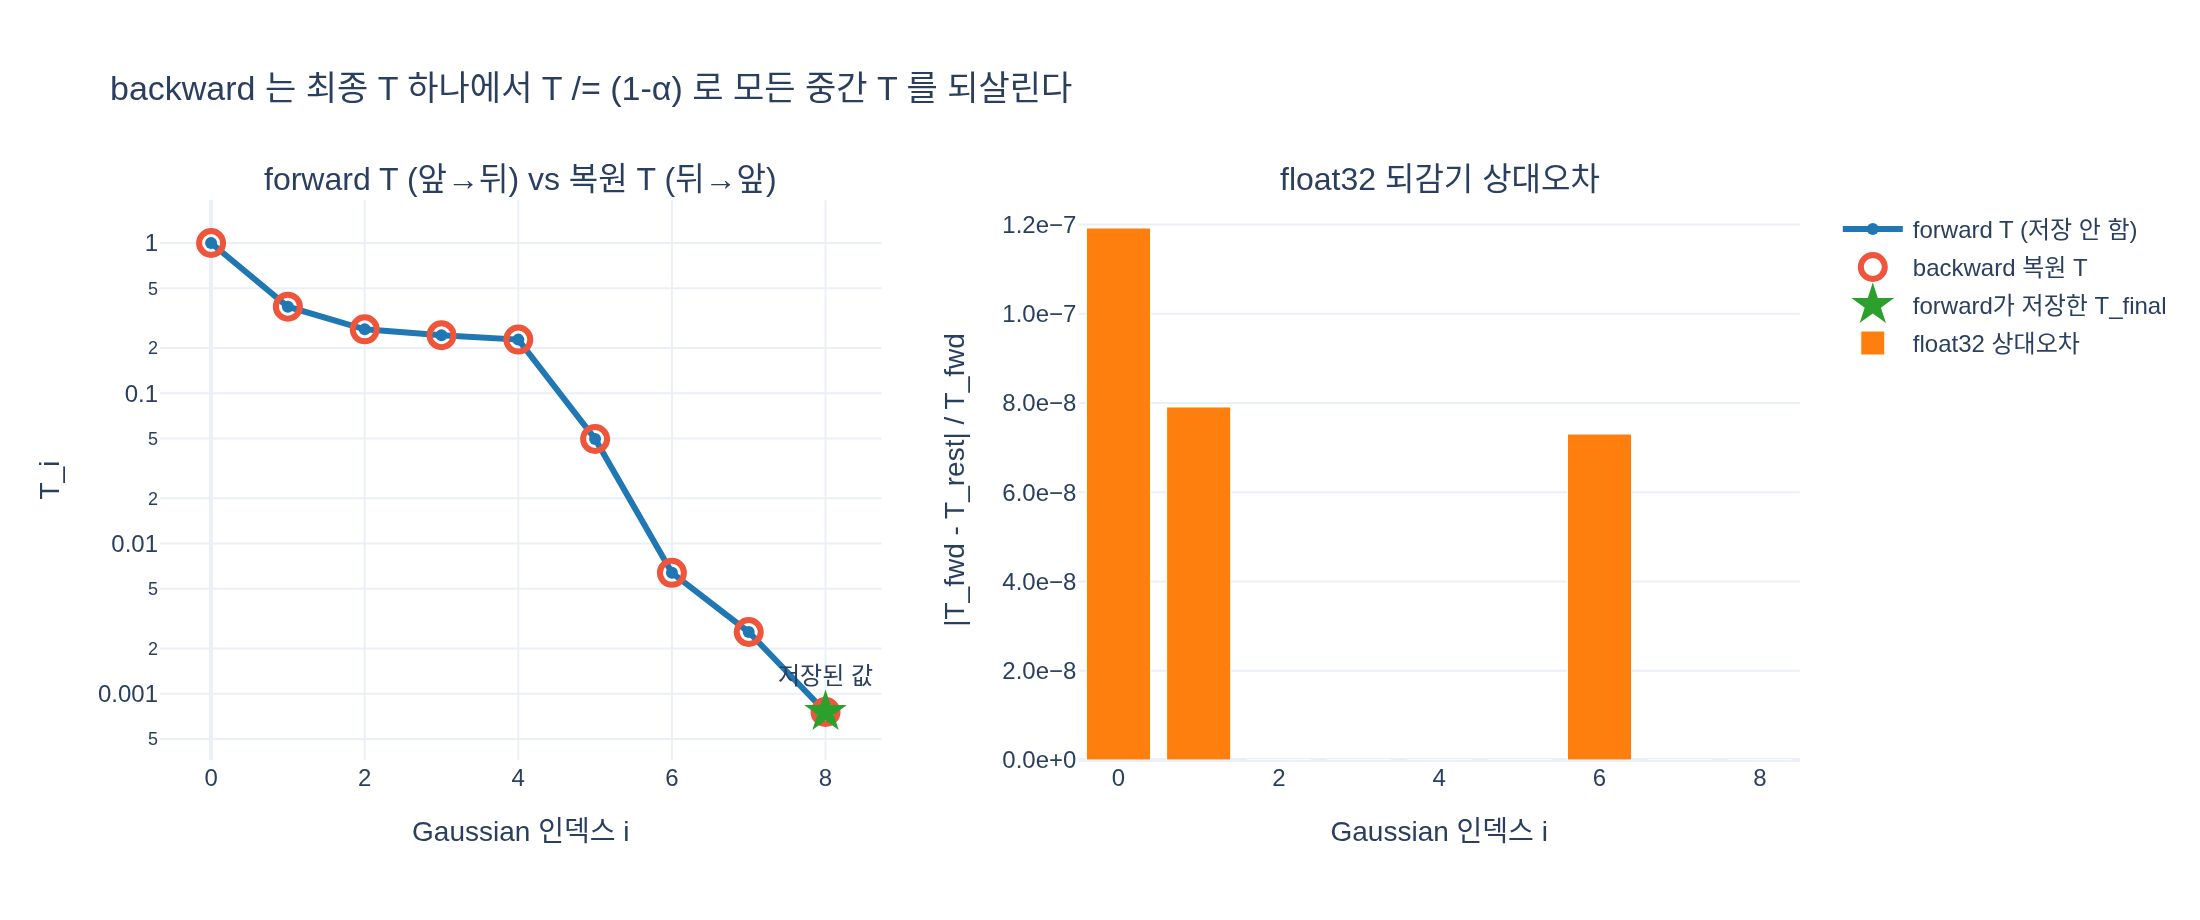

Write the Python code that produced this figure.
# %% [markdown]
# # backward 커널의 투과율 $T$ 되감기
#
# forward 알파 블렌딩:
#
# $$C = \sum_{i} c_i\,\alpha_i\,T_i,\qquad T_0 = 1,\quad T_{i+1} = T_i(1-\alpha_i)$$
#
# forward는 **최종 $T$** 와 **마지막 인덱스**만 저장한다. backward는 같은 목록을
# 뒤→앞으로 훑으며 `T /= (1 - alpha)` 로 중간 $T_i$ 를 복원한다.
#
# 이 스크립트에서 확인할 것:
# 1. 되감기가 forward $T$ 를 정확히 복원 (float64 ~1e-16, float32 ~1e-6)
# 2. 복원한 $T_i$ 와 뒤쪽 누적 색 $S_{i+1}$ 로 $\partial C/\partial\alpha_i$ 계산 → autograd와 일치
# 3. $\alpha=0.999$ / $\alpha=1.0$ 에서 되감기가 깨지는 모습 (MAX_ALPHA=0.99 의 존재 이유)
# 4. forward $T$ vs 복원 $T$ 겹쳐 그리기 + float32 오차 막대 (plotly → expy.png)

# %%
# 필요 패키지: numpy, torch, plotly, kaleido (expy.png 저장용)
# 주의: gsplat 은 import 하지 않는다 (JIT CUDA 빌드가 30분 이상 걸림)
import numpy as np
import torch
import plotly.graph_objects as go
from plotly.subplots import make_subplots


def _show(fig):
    try:
        from IPython import get_ipython
        if get_ipython() is not None:  # VSCode 셀/Jupyter에서만 렌더링
            fig.show()
    except ImportError:
        pass


# gsplat/cuda/_constants.py, gsplat/cuda/include/Common.h 의 실제 값
MAX_ALPHA = 0.99
TRANSMITTANCE_THRESHOLD = 1e-4
MIN_ONE_MINUS_ALPHA = 1e-6

np.set_printoptions(precision=8, suppress=False)
print("MAX_ALPHA =", MAX_ALPHA, "| MIN_ONE_MINUS_ALPHA =", MIN_ONE_MINUS_ALPHA)
# 출력: MAX_ALPHA = 0.99 | MIN_ONE_MINUS_ALPHA = 1e-06

# %% [markdown]
# ## 1. 손으로 확인 — $\alpha = (0.5,\ 0.2,\ 0.8)$
#
# 앞으로 곱하고, 마지막 $T$ 에서 나눗셈으로 되감으면 같은 값이 나온다.
# $T_{i+1} = T_i(1-\alpha_i)$ 는 (공비가 매번 바뀌는) 등비수열이므로
# $T_i = T_{i+1}/(1-\alpha_i)$ 로 정확히 한 칸 뒤로 갈 수 있다.

# %%
a3 = np.array([0.5, 0.2, 0.8])

T_fwd3 = [1.0]
for a in a3:
    T_fwd3.append(float(T_fwd3[-1] * (1.0 - a)))
print("forward T:", T_fwd3)          # T_0..T_3
# 출력: forward T: [1.0, 0.5, 0.4, 0.07999999999999999]

T = T_fwd3[-1]                        # forward 가 저장한 유일한 값
T_bwd3 = [T]
for a in a3[::-1]:                    # 뒤 → 앞
    T = float(T / (1.0 - a))
    T_bwd3.append(T)
T_bwd3 = T_bwd3[::-1]
print("복원  T:", T_bwd3)
# 출력: 복원  T: [1.0, 0.5, 0.4, 0.07999999999999999]
print("최대 오차:", max(abs(f - b) for f, b in zip(T_fwd3, T_bwd3)))
# 출력: 최대 오차: 0.0
#   (0.4 -> 0.08 -> 0.4 처럼 곱했다 나누면 float 에서도 대개 정확히 되돌아온다)

# %% [markdown]
# ## 2. 픽셀 하나, Gaussian 8개 — float64 / float32 되감기
#
# 실제 커널처럼 forward 는 `T_final` 과 `last_id` 만 남기고, backward 는
# 같은 목록을 역순으로 걸으며 $T$ 를 복원한다.

# %%
rng = np.random.default_rng(0)
N = 8
alphas64 = np.minimum(rng.uniform(0.05, 0.95, size=N), MAX_ALPHA)
colors64 = rng.uniform(0.0, 1.0, size=(N, 3))
print("alpha:", alphas64)
# 출력: alpha: [0.62326552 0.29280804 0.08687617 0.06487487 0.78194322 0.87148002
#                0.5959722  0.7065469 ]


def forward(alphas, colors, dtype=np.float64):
    """앞→뒤 블렌딩. 커널이 저장하는 것은 T_final(=1-render_alpha)과 last_id 뿐."""
    alphas, colors = alphas.astype(dtype), colors.astype(dtype)
    T = dtype(1.0)
    C = np.zeros(colors.shape[1], dtype=dtype)
    T_traj = [T]                      # 이건 '검증용'으로만 남긴다 (커널은 저장 안 함)
    last_id = len(alphas)
    for i, a in enumerate(alphas):
        if T <= TRANSMITTANCE_THRESHOLD:   # 조기 종료: 이 Gaussian은 제외
            last_id = i
            break
        C = C + colors[i] * a * T
        T = T * (dtype(1.0) - a)
        T_traj.append(T)
    return C, T, last_id, np.array(T_traj)


def backward_restore_T(alphas, T_final, last_id, dtype=np.float64):
    """뒤→앞으로 T /= (1-alpha).  커널의 `float ra = 1/max(MIN, 1-alpha); T *= ra;`"""
    alphas = alphas.astype(dtype)
    T = dtype(T_final)
    T_rest = np.empty(last_id + 1, dtype=dtype)
    T_rest[last_id] = T
    for i in range(last_id - 1, -1, -1):
        ra = dtype(1.0) / max(dtype(MIN_ONE_MINUS_ALPHA), dtype(1.0) - alphas[i])
        T = T * ra                    # T_{i+1} -> T_i
        T_rest[i] = T
    return T_rest


C64, Tf64, last64, Ttraj64 = forward(alphas64, colors64, np.float64)
Trest64 = backward_restore_T(alphas64, Tf64, last64, np.float64)
print("last_id =", last64, "| T_final =", Tf64)
# 출력: last_id = 8 | T_final = 0.0007558964193787512
print("forward T :", Ttraj64)
# 출력: forward T : [1.00000000e+00 3.76734481e-01 2.66423595e-01 2.43277733e-01
#                   2.27495122e-01 4.96068548e-02 6.37547200e-03 2.57586794e-03
#                   7.55896419e-04]
print("복원  T   :", Trest64)
# 출력: 복원  T   : (위와 육안으로 동일)
print("float64 최대 오차:", np.abs(Ttraj64[:last64 + 1] - Trest64).max())
# 출력: float64 최대 오차: 5.551115123125783e-17

C32, Tf32, last32, Ttraj32 = forward(alphas64, colors64, np.float32)
Trest32 = backward_restore_T(alphas64, Tf32, last32, np.float32)
err32 = np.abs(Ttraj32[:last32 + 1] - Trest32)
rel32 = err32 / np.maximum(Ttraj32[:last32 + 1], 1e-30)
print("float32 최대 절대오차:", err32.max(), "| 최대 상대오차:", rel32.max())
# 출력: float32 최대 절대오차: 1.1920929e-07 | 최대 상대오차: 1.1920929e-07
#   float32 machine eps(~6e-8)의 두 배 수준. gradient 스케일에서 무시 가능.

# %% [markdown]
# 되감기 길이에 따른 float32 오차 누적. 연산당 상대오차 $\varepsilon\approx 6\times10^{-8}$ 이
# 대략 $n\varepsilon$ 로 쌓인다(실제로는 부호가 섞여 $\sqrt{n}\,\varepsilon$ 에 가깝다).
# 픽셀당 Gaussian 수를 늘리려면 $\alpha$ 가 작아야 하므로(안 그러면 $T$ 가 1e-4 밑으로
# 떨어져 조기 종료) 여기서는 $\alpha \sim U(0.001, 0.03)$ 을 쓴다.

# %%
print(f"{'n':>5} {'되감기 길이':>10} {'최대 상대오차(f32)':>20}")
for n in [8, 64, 512]:
    a = np.minimum(rng.uniform(0.001, 0.03, size=n), MAX_ALPHA)
    c = rng.uniform(0.0, 1.0, size=(n, 3))
    _, Tf, li, Tt = forward(a, c, np.float32)
    Tr = backward_restore_T(a, Tf, li, np.float32)
    rel = np.abs(Tt[:li + 1] - Tr) / Tt[:li + 1]
    print(f"{n:5d} {li:10d} {rel.max():20.3e}")
# 출력:     n     되감기 길이     최대 상대오차(f32)
# 출력:     8          8            1.258e-07
# 출력:    64         64            1.856e-07
# 출력:   512        512            2.061e-06
#   n이 64배 늘어도 오차는 ~16배. 500개를 되감아도 2e-6 수준.

# %% [markdown]
# ## 3. 되감은 $T_i$ 와 $S_{i+1}$ 로 gradient 만들기
#
# $$\frac{\partial C}{\partial \alpha_i} = c_i T_i - \frac{1}{1-\alpha_i}\sum_{j>i} c_j\alpha_j T_j
#  = T_i\,(c_i - S_{i+1}),\qquad S_{i+1}\equiv\frac{1}{T_{i+1}}\sum_{j>i}c_j\alpha_j T_j$$
#
# 커널은 $\sum_{j>i}c_j\alpha_j T_j$ 를 `buffer[k]` 에 뒤→앞으로 누적하고
# `v_alpha += (rgb*T - buffer*ra) * v_render_c` 로 이 식을 그대로 계산한다.
# 아래에서 `torch.autograd` 결과와 비교한다.

# %%
def backward_kernel(alphas, colors, v_C, T_final, last_id):
    """뒤→앞 한 번의 패스로 T 와 buffer 를 동시에 되감아 v_alpha, v_rgb 를 얻는다."""
    T = float(T_final)
    buffer = np.zeros(colors.shape[1])       # sum_{j>i} c_j alpha_j T_j
    v_alpha = np.zeros(last_id)
    v_rgb = np.zeros_like(colors)
    for i in range(last_id - 1, -1, -1):
        ra = 1.0 / max(MIN_ONE_MINUS_ALPHA, 1.0 - alphas[i])
        T = T * ra                            # <-- T_{i+1} -> T_i  (커널의 `T *= ra`)
        fac = alphas[i] * T                   # alpha_i * T_i
        v_rgb[i] = fac * v_C                  # v_rgb_local[k] = fac * v_render_c[k]
        v_alpha[i] = np.dot(colors[i] * T - buffer * ra, v_C)
        buffer += colors[i] * fac             # 다음(=앞쪽) 스텝을 위해 누적
    return v_alpha, v_rgb


v_C = np.array([1.0, -0.5, 0.25])            # 상류 gradient dL/dC
va_ker, vrgb_ker = backward_kernel(alphas64, colors64, v_C, Tf64, last64)

# torch.autograd 로 같은 것 계산
ta = torch.tensor(alphas64, requires_grad=True)
tc = torch.tensor(colors64, requires_grad=True)
T_t = torch.ones((), dtype=torch.float64)
C_t = torch.zeros(3, dtype=torch.float64)
for i in range(last64):
    C_t = C_t + tc[i] * ta[i] * T_t
    T_t = T_t * (1.0 - ta[i])
(C_t * torch.tensor(v_C)).sum().backward()

print("kernel  v_alpha:", va_ker)
# 출력: kernel  v_alpha: [ 0.20684728 -0.26144356  0.16958249  0.07184689 -0.07106252 -0.00416371
#                         0.00250626  0.00103928]
print("autograd v_alpha:", ta.grad.numpy())
# 출력: autograd v_alpha: (위와 동일)
print("v_alpha 최대 오차:", np.abs(va_ker - ta.grad.numpy()).max())
# 출력: v_alpha 최대 오차: 4.163336342344337e-17
print("v_rgb   최대 오차:", np.abs(vrgb_ker - tc.grad.numpy()).max())
# 출력: v_rgb   최대 오차: 2.7755575615628914e-17

# %% [markdown]
# ### $\partial C/\partial\alpha_i = T_i(c_i - S_{i+1})$ 형태로도 확인
#
# 되감기로 얻은 $T_i$ 와 $S_{i+1}$ 만으로 같은 값이 나오는지 본다.

# %%
S = np.zeros((last64 + 1, 3))                # S_{i} : i 이후(뒤쪽)만 렌더링한 색
for i in range(last64 - 1, -1, -1):
    S[i] = colors64[i] * alphas64[i] + (1 - alphas64[i]) * S[i + 1]
va_form = np.array([Trest64[i] * np.dot(colors64[i] - S[i + 1], v_C) for i in range(last64)])
print("T_i (c_i - S_{i+1}) 형태와의 오차:", np.abs(va_form - ta.grad.numpy()).max())
# 출력: T_i (c_i - S_{i+1}) 형태와의 오차: 2.7755575615628914e-17

# %% [markdown]
# ## 4. 왜 $\alpha$ 를 0.99로 자르는가
#
# 되감기의 유일한 전제는 $1-\alpha_i \ne 0$. $\alpha=1$ 이면 forward 에서 $T=0$ 이 되고
# $0/0$ 이라 **복원할 정보 자체가 사라진다**. $\alpha$ 가 1에 가까울수록 나눗셈 계수
# $1/(1-\alpha)$ 가 커져 float32 오차를 증폭한다.

# %%
# (a) alpha = 1 이면 T_final = 0. 되감기 자체가 불가능하고, floor 가 없으면 NaN/Inf.
a_bad = np.array([0.3, 1.0, 0.4])
_, Tf_bad, li_bad, Tt_bad = forward(a_bad, rng.uniform(0, 1, (3, 3)), np.float32)
print("alpha에 1.0 포함 -> forward T:", Tt_bad, "| T_final:", Tf_bad)
# 출력: alpha에 1.0 포함 -> forward T: [1.  0.7 0. ] | T_final: 0.0
#   (T=0 이 되어 다음 스텝에서 조기 종료, last_id=2)
print("  복원 시도:", backward_restore_T(a_bad, Tf_bad, li_bad, np.float32))
# 출력:   복원 시도: [0. 0. 0.]   <- T_0=1 을 못 되살린다 (정보 소실)
print("  floor 없이 0/(1-1.0) =", np.float32(0.0) / np.float32(0.0))
# 출력:   floor 없이 0/(1-1.0) = nan
print("  floor 없이 1e-3/(1-1.0) =", np.float32(1e-3) / np.float32(0.0))
# 출력:   floor 없이 1e-3/(1-1.0) = inf
print("  MIN_ONE_MINUS_ALPHA 적용:",
      np.float32(1e-3) / max(np.float32(MIN_ONE_MINUS_ALPHA), np.float32(0.0)))
# 출력:   MIN_ONE_MINUS_ALPHA 적용: 1000.00006
#   NaN 은 atomicAdd 로 전체 파라미터에 퍼지므로 '유한한 큰 값'이 훨씬 낫다.

# %% [markdown]
# ### (b) 진짜 위험은 저장 포맷에 있다
#
# forward 는 $T_\text{final}$ 을 그대로 두지 않고 `render_alphas = 1 - T_final` 로 저장하고,
# backward 는 `T_final = 1 - render_alphas[pix_id]` 로 되살린다
# (`RasterizeToPixels3DGSSerialBatchBwd.cu:135`).
# $T_\text{final}$ 이 작을수록 $1-T_\text{final}$ 은 1에 붙고, float32 는 1 근처에서
# 절대 분해능이 $\sim 6\times10^{-8}$ 뿐이라 **작은 $T$ 가 통째로 갈려 나간다**.
# 이 상대오차는 되감기 나눗셈을 타고 모든 $T_i$ 에 그대로 전파된다.
# $\text{TRANSMITTANCE\_THRESHOLD} = (1-\text{MAX\_ALPHA})^2 = 10^{-4}$ 가 $T_\text{final}$ 의
# 하한을 지켜 주는 이유다.

# %%
print(f"{'T_final':>10} {'1-T (f32)':>14} {'복원 T_final':>14} {'상대오차':>12}")
for T_true in [1e-2, 1e-3, 1e-4, 1e-5, 1e-6, 1e-8]:
    ra_stored = np.float32(1.0) - np.float32(T_true)      # forward 저장
    T_back = np.float32(1.0) - ra_stored                  # backward 복원
    rel = abs(float(T_back) - T_true) / T_true
    mark = "  <- TRANSMITTANCE_THRESHOLD" if T_true == 1e-4 else ""
    print(f"{T_true:10.0e} {ra_stored:14.9f} {T_back:14.6e} {rel:12.3e}{mark}")
# 출력:    T_final      1-T (f32)     복원 T_final         상대오차
# 출력:      1e-02    0.990000010   9.999990e-03    9.537e-07
# 출력:      1e-03    0.999000013   9.999871e-04    1.287e-05
# 출력:      1e-04    0.999899983   1.000166e-04    1.659e-04  <- TRANSMITTANCE_THRESHOLD
# 출력:      1e-05    0.999989986   1.001358e-05    1.358e-03
# 출력:      1e-06    0.999998987   1.013279e-06    1.328e-02
# 출력:      1e-08    1.000000000   0.000000e+00    1.000e+00
#   T_final 이 1e-4 아래로 내려가면 저장 왕복만으로 유효숫자가 무너진다.
#   alpha 를 0.99 로 자르고 T <= 1e-4 에서 조기 종료하는 것이 바로 이 영역을 피하는 장치.

# %% [markdown]
# 그 오차가 되감기를 타고 어떻게 퍼지는지 확인한다.
# $\alpha$ 상한만 바꿔서 $T_\text{final}$ 을 작게 만든 뒤, 저장 왕복을 거친 값으로 되감아 본다.

# %%
print(f"{'alpha 상한':>10} {'T_final':>12} {'복원 T_0':>12} {'T_0 상대오차':>14}")
for a_cap in [0.99, 0.999, 0.9999, 0.99999]:
    a = np.array([0.5, a_cap, 0.4])
    Tf = np.float32(np.prod(1.0 - a))
    Tf_roundtrip = np.float32(1.0) - (np.float32(1.0) - Tf)   # render_alpha 저장 왕복
    T0 = backward_restore_T(a, Tf_roundtrip, len(a), np.float32)[0]
    print(f"{a_cap:10.5f} {Tf:12.3e} {T0:12.6f} {abs(float(T0) - 1.0):14.3e}")
# 출력:   alpha 상한      T_final       복원 T_0       T_0 상대오차
# 출력:    0.99000    3.000e-03     1.000008      7.987e-06
# 출력:    0.99900    3.000e-04     0.999980      1.991e-05
# 출력:    0.99990    3.000e-05     0.999205      7.946e-04
# 출력:    0.99999    3.000e-06     0.992063      7.937e-03
#   T_0 는 정의상 정확히 1 이어야 한다. alpha 가 1에 가까울수록 복원값이 1에서 멀어진다.

# %% [markdown]
# ## 5. 시각화 — forward $T$ vs 복원 $T$, 그리고 float32 오차

# %%
fig = make_subplots(
    rows=1, cols=2, subplot_titles=("forward T (앞→뒤) vs 복원 T (뒤→앞)",
                                    "float32 되감기 상대오차"),
    horizontal_spacing=0.12,
)
idx = np.arange(last64 + 1)
fig.add_trace(go.Scatter(x=idx, y=Ttraj64[:last64 + 1], mode="lines+markers",
                         name="forward T (저장 안 함)", line=dict(width=3, color="#1f77b4")),
              row=1, col=1)
fig.add_trace(go.Scatter(x=idx, y=Trest64, mode="markers", name="backward 복원 T",
                         marker=dict(size=12, symbol="circle-open",
                                     line=dict(width=3, color="#d62728"))),
              row=1, col=1)
fig.add_trace(go.Scatter(x=[last64], y=[Tf64], mode="markers+text",
                         name="forward가 저장한 T_final", text=["저장된 값"],
                         textposition="top center",
                         marker=dict(size=16, symbol="star", color="#2ca02c")),
              row=1, col=1)
fig.add_trace(go.Bar(x=np.arange(last32 + 1), y=rel32, name="float32 상대오차",
                     marker_color="#ff7f0e"), row=1, col=2)
fig.update_xaxes(title_text="Gaussian 인덱스 i", row=1, col=1)
fig.update_xaxes(title_text="Gaussian 인덱스 i", row=1, col=2)
fig.update_yaxes(title_text="T_i", type="log", row=1, col=1)
fig.update_yaxes(title_text="|T_fwd - T_rest| / T_fwd", tickformat=".1e",
                 rangemode="tozero", row=1, col=2)   # 선형축: 오차 0인 항목도 보이게
fig.update_layout(title="backward 는 최종 T 하나에서 T /= (1-α) 로 모든 중간 T 를 되살린다",
                  height=460, width=1100, template="plotly_white")
_show(fig)
fig.write_image("expy.png", scale=2)         # kaleido 필요
print("saved expy.png")
# 출력: saved expy.png

# %% [markdown]
# ## 정리
#
# - $T_{i+1}=T_i(1-\alpha_i)$ 는 곱셈 점화식이므로 나눗셈으로 정확히 되감긴다.
# - forward 는 `T_final`(=1-render_alpha)과 `last_ids` 만 저장 → 메모리 $O(\text{픽셀})$.
# - backward 는 같은 타일 목록을 뒤→앞으로 훑으며 `T /= (1-α)` 로 $T_i$ 를,
#   `buffer` 로 $S_{i+1}$ 을 되감아 $\partial C/\partial\alpha_i = T_i(c_i - S_{i+1})$ 을 만든다.
# - 이것이 성립하려면 $\alpha<1$ 이어야 하고, 그래서 `MAX_ALPHA = 0.99` 와
#   `MIN_ONE_MINUS_ALPHA = 1e-6` 이 존재한다.
